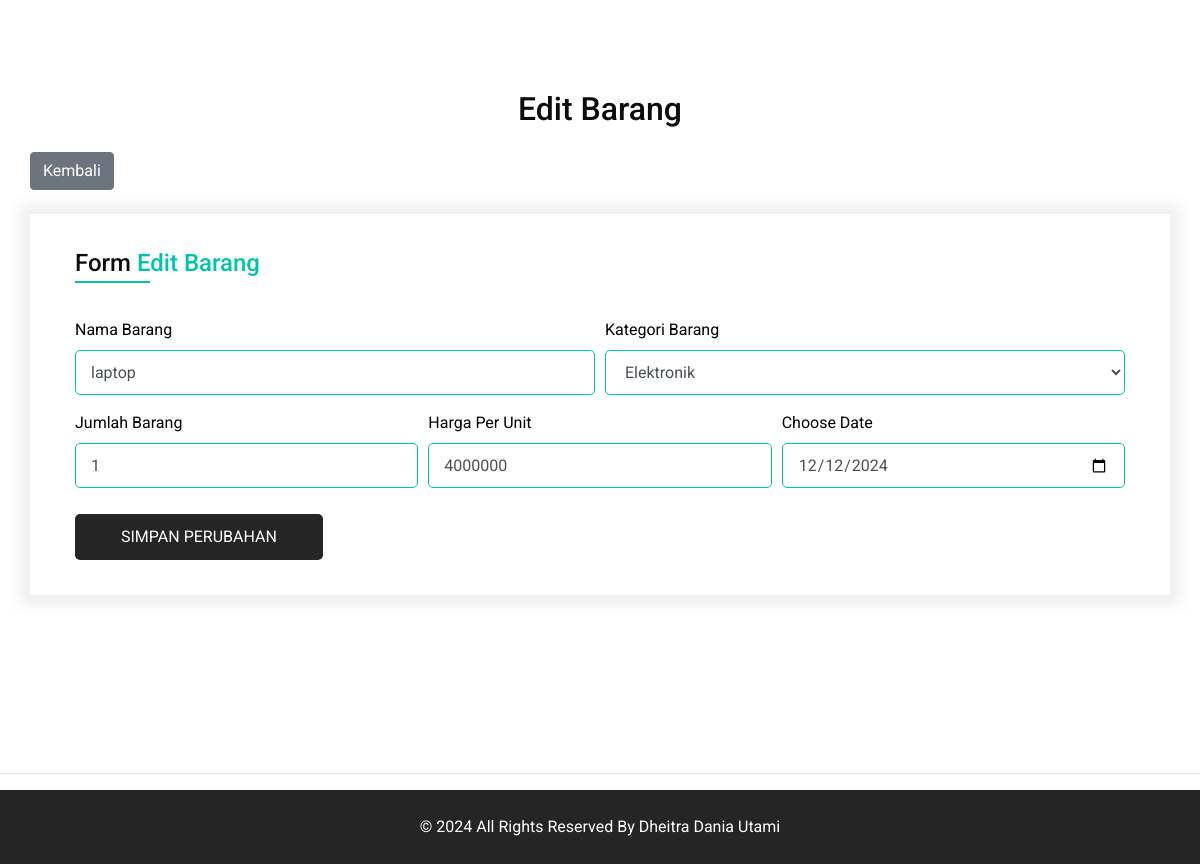
Page /edit_barang.php?id=1 on the committed database.
### tables this page shows
CREATE TABLE `barang` (
  `id` int(11) NOT NULL,
  `nama_barang` varchar(255) NOT NULL,
  `kategori` enum('Elektronik','Pakaian','Makanan','Lainnya') NOT NULL,
  `jumlah` int(11) NOT NULL CHECK (`jumlah` >= 1),
  `harga_per_unit` int(11) NOT NULL CHECK (`harga_per_unit` >= 100),
  `tanggal_masuk` date NOT NULL,
  `created_at` timestamp NOT NULL DEFAULT current_timestamp()
);

### edit_barang.php (the view, shortened to what this page needs)
<?php
include 'config.php';
$id = $_GET['id'] ?? null;
$stmt = $conn->prepare("SELECT * FROM barang WHERE id = ?");
$stmt->execute([$id]);
$data = $stmt->fetch(PDO::FETCH_ASSOC);
?>
<!DOCTYPE html>
<html>
<head>
  <link rel="stylesheet" type="text/css" href="css/bootstrap.css" />
  <link rel="stylesheet" type="text/css" href="https://cdnjs.cloudflare.com/ajax/libs/OwlCarousel2/2.3.4/assets/owl.carousel.min.css" />
  <link href="css/font-awesome.min.css" rel="stylesheet" />
  <link rel="stylesheet" href="https://cdnjs.cloudflare.com/ajax/libs/jquery-nice-select/1.1.0/css/nice-select.min.css" />
  <link rel="stylesheet" href="https://cdnjs.cloudflare.com/ajax/libs/bootstrap-datepicker/1.3.0/css/datepicker.css">
  <link href="css/style.css" rel="stylesheet" />
  <link href="css/responsive.css" rel="stylesheet" />
</head>
<body>
  <div class="hero_area">
  <section class="book_section layout_padding">
    <div class="container">
      <div class="row">
        <div class="col">
        <h2 class="text-center mb-4">Edit Barang</h2>
            <a href="index.php" class="btn btn-secondary mb-4">Kembali</a>
          <form method="POST">
            <h4>
              Form <span>Edit Barang</span>
            </h4>
            <div class="form-row ">
              <div class="form-group col-lg-6">
                <label for="nama_barang">Nama Barang </label>
                <input type="text" class="form-control" id="nama_barang" name="nama_barang" value="<?= htmlspecialchars($data['nama_barang']) ?>" required>
              </div>
              <div class="form-group col-lg-6">
                <label for="kategori">Kategori Barang</label>
                <select  id="kategori" name="kategori" class="form-control wide" required>
                <option value="Elektronik" <?= $data['kategori'] === 'Elektronik' ? 'selected' : '' ?>>Elektronik</option>
                </select>
              </div>
            </div>
            <div class="form-row ">
              <div class="form-group col-lg-4">
                <label for="jumlah">Jumlah Barang</label>
                <input type="number" min="1" class="form-control" id="jumlah" name="jumlah" value="<?= htmlspecialchars($data['jumlah']) ?>" required>
              </div>
              <div class="form-group col-lg-4">
                <label for="harga_per_unit">Harga Per Unit</label>
                <input type="number" class="form-control" id="harga_per_unit" name="harga_per_unit" min="100" value="<?= htmlspecialchars($data['harga_per_unit']) ?>" required>
              </div>
              <div class="form-group col-lg-4">
                <label for="tanggal_masuk">Choose Date </label>
                <div class="input-group date" id="tanggal_masuk" name="tanggal_masuk" data-date-format="mm-dd-yyyy">
                  <input type="date" class="form-control" id="tanggal_masuk" name="tanggal_masuk" value="<?= $data['tanggal_masuk'] ?>" max="<?= date('Y-m-d') ?>" required>
                </div>
              </div>
            </div>
            <div class="btn-box">
              <button type="submit" class="btn ">Simpan Perubahan</button>
            </div>
          </form>
        </div>
      </div>
    </div>
  </section>
<br><br><br><hr>
  <footer class="footer_section">
    <div class="container">
      <p>
        &copy; <span id="displayYear"></span> All Rights Reserved By
        <a href="https://www.instagram.com/dheitradaniautami/">Dheitra Dania Utami</a>
      </p>
    </div>
  </footer>
</body>
</html>

### css/style.css (style rules this page uses)
body { font-family: 'Roboto', sans-serif; color: #0c0c0c; background-color: #ffffff; overflow-x: hidden; }
.layout_padding { padding: 90px 0; }
a, a:hover, a:focus { text-decoration: none; }
.btn, .btn:focus { outline: none !important; -webkit-box-shadow: none; box-shadow: none; }
.hero_area { position: relative; }
.book_section h4 { position: relative; padding-bottom: 5px; margin-bottom: 35px; }
.book_section h4 span { color: #00c6a9; }
.book_section h4::before { content: ""; position: absolute; left: 0; bottom: 0; width: 75px; height: 2px; background-color: #00c6a9; }
.book_section form { padding: 35px 45px; -webkit-box-shadow: 0 0 15px 10px rgba(0, 0, 0, 0.07); box-shadow: 0 0 15px 10px rgba(0, 0, 0, 0.07); }
.book_section form label { color: #000000; }
.book_section form .form-control { width: 100%; background-color: transparent; border: 1px solid #00c6a9; height: 45px; outline: none; -webkit-box-shadow: none; box-shadow: none; border-radius: 5px; padding: 0 15px; }
.book_section form .form-control::placeholder { color: #00c6a9; }
.book_section form button.btn { background-color: #252525; color: #ffffff; padding: 10px 45px; border-radius: 5px; margin-top: 10px; text-transform: uppercase; }
.footer_section { position: relative; background-color: #252525; text-align: center; }
.footer_section p { color: #ffffff; padding: 25px 0; margin: 0; }
.footer_section p a { color: inherit; }

### css/responsive.css (style rules this page uses)
@media (min-width: 1200px) { .container { max-width: 1170px; } }

### rows in the picture
barang: nama_barang "laptop", kategori "Elektronik", jumlah "1", harga_per_unit "4000000", tanggal_masuk "12/12/2024"
